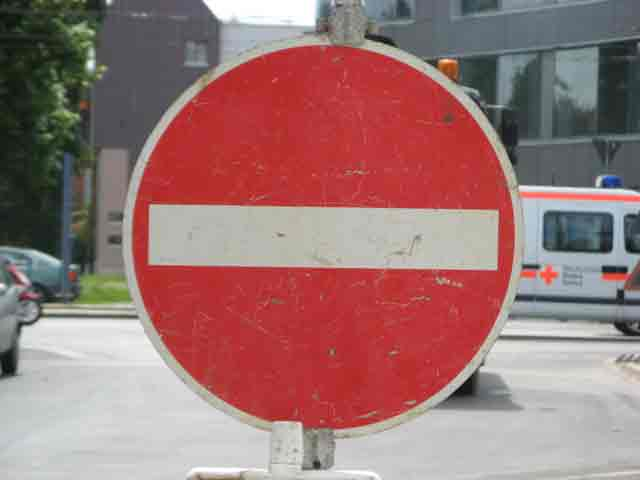
#> input picture traffic-signs-data/Do-Not-Enter.jpg, 640 x 480 px
$ python -i preprocessor.py   (imports and definitions only)
#> lines starting #> are read from the running program, lines starting #| are printed output that depends on the picture
#> further down, picture is the input picture: shape (480, 640, 3); mean B, G, R 115.8, 116.9, 154.6
import cv2
import numpy as np
IMAGE_SIZE = (32, 32)
class Preprocessor:
    def histogram_equalization(self, img):
        img = img.copy()
        #https://stackoverflow.com/questions/31998428/opencv-python-equalizehist-colored-image
        img_yuv = cv2.cvtColor(img, cv2.COLOR_BGR2YUV)
#> img_yuv: shape (480, 640, 3); mean of channels 0, 1, 2 128.1, 122, 151.1

        # equalize the histogram of the Y channel
        img_yuv[:,:,0] = cv2.equalizeHist(img_yuv[:,:,0])
#> img_yuv: shape (480, 640, 3); mean of channels 0, 1, 2 130.1, 122, 151.1

        # convert the YUV image back to RGB format
        img_output = cv2.cvtColor(img_yuv, cv2.COLOR_YUV2BGR)
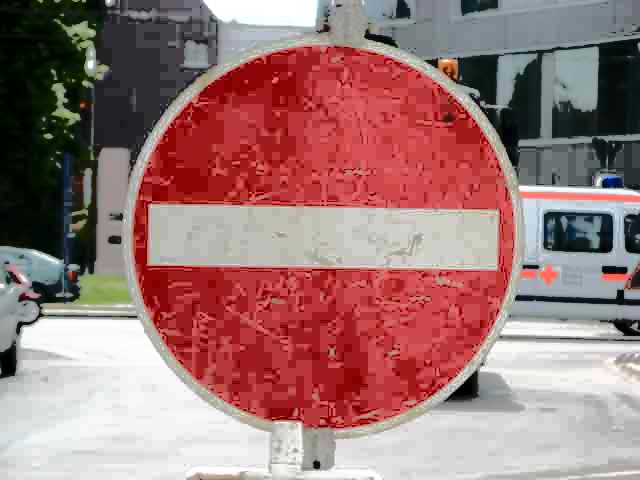
#> img_output: shape (480, 640, 3); mean B, G, R 117.9, 119, 156.5
        return img_output

    def greyscale(self, img):
        img = img.copy()
        img = cv2.cvtColor(img, cv2.COLOR_BGR2GRAY)
        return img

    def resize(self, img, size=IMAGE_SIZE):
        img = img.copy()
        resized_image = cv2.resize(img, size)
        return resized_image

>>> import cv2
>>> picture = cv2.imread('../traffic-signs-data/Do-Not-Enter.jpg')
>>> result = Preprocessor().histogram_equalization(picture)

$ run again, on traffic-signs-data/speed-sign.jpg
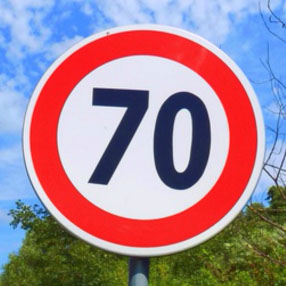
#> input picture traffic-signs-data/speed-sign.jpg, 286 x 286 px
#> picture is the input picture: shape (286, 286, 3); mean B, G, R 148.3, 134.5, 162.5
#> in histogram_equalization, `img_output = cv2.cvtColor(img_yuv, cv2.COLOR_YUV2BGR)`:
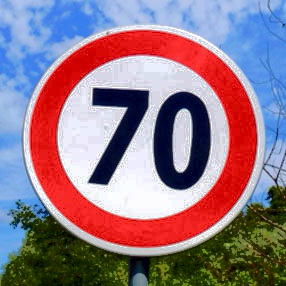
#> img_output: shape (286, 286, 3); mean B, G, R 134.4, 119.8, 145.7
